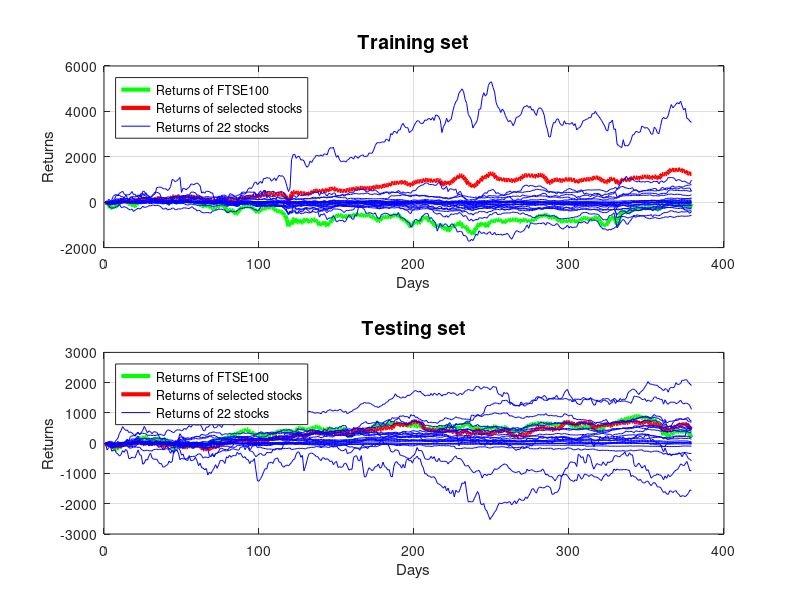

Reproduce this figure in MATLAB. (Note: this script raises an error after producing the figure.)
data = load('22stocks.csv');
FTSE100 = load('FTSE100.csv');
returns = zeros(758,22);
ftseTrain = zeros(379,1);
ftseTest = zeros(379,1);
% calculate returns of 22 stocks, each column is one stock
% training return
returnsTrain = zeros(379,22);
returnsTest = zeros(379,22);
m = 0;
for i = 1:22
    for j = 1:379
        returnsTrain(j,i) = data(j+m,4) - data(1+m,4);
    end
    m = m+758;
end
% testing return
m = 0;
for i = 1:22
    for j = 1:379
        returnsTest(j,i) = data(379+j+m,4) - data(379+1+m,4);
    end
    m = m+758;
end
% training returns of FTSE100
for i = 1:379
    ftseTrain(i) = FTSE100(i) - FTSE100(1);
end
% testing returns of FTSE100
for i = 1:379
    ftseTest(i) = FTSE100(379+i) - FTSE100(1+379);
end

% using greedy alogithm to select 5 stocks --------------------------
n = 379;
numStocks = 5;
selectedStocks = zeros(1,numStocks);
allStocks = 1:22;
%greedy forward selection algorithm
for i = 1:numStocks
    avgReturns = zeros(length(allStocks),1);
    for j = 1:length(allStocks)
        idx = [nonzeros(selectedStocks)' allStocks(j)];
        portRet = returnsTrain(:,idx);
        rows = size(portRet,1);
        tempRet = zeros(rows,1);
        for k = 1:rows
            tempRet(k) = mean(portRet(k,:));
        end
        avgReturns(j) = mean(tempRet);
    end
    [~,idx] = max(avgReturns);
    selectedStocks(i) = allStocks(idx);
    allStocks(idx) = [];
end
% returns of selected stocks
avgRetTrain = zeros(rows,1);
avgRetTest = zeros(rows,1);
tempAvgTrain = returnsTrain(:,selectedStocks);
tempAvgTest = returnsTest(:,selectedStocks);
% average returns of selected stocks
for i = 1:rows
    avgRetTrain(i) = mean(tempAvgTrain(i,:));
    avgRetTest(i) = mean(tempAvgTest(i,:));
end
% plot training set

ax1 = subplot(2,1,1);
grid on;
box on;
hold on;
plot(ax1,ftseTrain,'g','LineWidth',3);
plot(ax1,avgRetTrain,'r','LineWidth',3);
plot(ax1,returnsTrain,'b');
xlabel(ax1,'Days');
ylabel(ax1,'Returns');
title(ax1,'Training set','FontSize',14);
legend('Returns of FTSE100','Returns of selected stocks','Returns of 22 stocks','Location','northwest');
% plot testing set
ax2 = subplot(2,1,2);
grid on;
box on;
hold on;
plot(ax2,ftseTest,'g','LineWidth',3);
plot(ax2,avgRetTest,'r','LineWidth',3);
plot(ax2,returnsTest,'b');
xlabel(ax2,'Days');
ylabel(ax2,'Returns');
title(ax2,'Testing set','FontSize',14);
legend('Returns of FTSE100','Returns of selected stocks','Returns of 22 stocks','Location','northwest');

% tracking error
normalisedTest = zeros(n,numStocks);
normalisedTest2 = zeros(n,numStocks);
normalisedftseTest = zeros(n,1);
normalisedAvgTest = zeros(n,1);
for i = 1:numStocks
    normalisedTest(:,i) = tempAvgTest(:,i) - mean(tempAvgTest(:,i));
    normalisedTest(:,i) = normalisedTest(:,i) / std(normalisedTest(:,i));
end
for i = 1:n
    normalisedftseTest(i) = ftseTest(i) - mean(ftseTest);
    normalisedftseTest(i) = normalisedftseTest(i) / std(ftseTest);
end
for i = 1:n
    normalisedAvgTest(i) = mean(normalisedTest(i,:));
end
[InfoRatio, TrackingError] = inforatio(normalisedAvgTest, normalisedftseTest)
